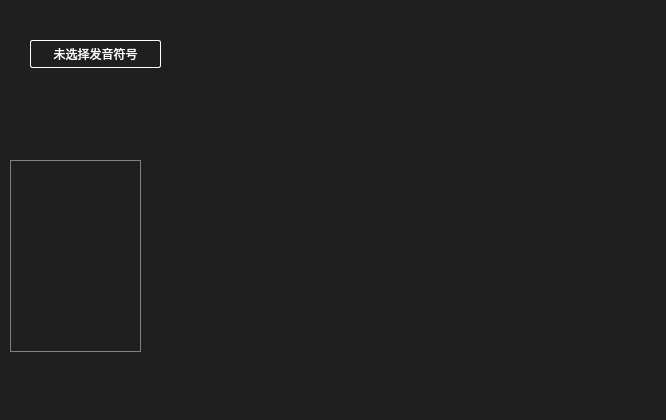
<?xml version="1.0" encoding="UTF-8"?>
<ui version="4.0">
 <class>Center</class>
 <widget class="QWidget" name="Center">
  <property name="geometry">
   <rect>
    <x>0</x>
    <y>0</y>
    <width>666</width>
    <height>420</height>
   </rect>
  </property>
  <property name="mouseTracking">
   <bool>true</bool>
  </property>
  <property name="tabletTracking">
   <bool>false</bool>
  </property>
  <property name="windowTitle">
   <string>核心组件</string>
  </property>
  <property name="windowIcon">
   <iconset resource="src.qrc">
    <normaloff>:/imag/icon.png</normaloff>:/imag/icon.png</iconset>
  </property>
  <property name="styleSheet">
   <string notr="true">QToolTip{

background-color:rgb(31,31,31);
color: rgb(211, 215, 207);
border:1px solid rgb(31,31,31);
}



QWidget{
background-color: rgb(31,31,31);
	color: rgb(238, 238, 236);
}
QScrollBar:vertical {
        border: 1px solid grey;
        background-color:rgb(194,204,208);
        width: 20px;
        margin: 0px 0 0px 0;
    }
    QScrollBar::handle:vertical {
        border: 	1px solid grey;
        border-radius: 7px;
        background-color: rgb(31,31,31);
        min-height: 60px;
        margin: 0px 0px 0px 0px;
    }
    QScrollBar::add-line:vertical {
        border: none;
        background: rgb(31,31,31);
        height: 0px;
        subcontrol-position: bottom;
        subcontrol-origin: margin;
    }
    QScrollBar::sub-line:vertical {
        border: none;
background: rgb(31,31,31);
        height: 0px;
        subcontrol-position: top;
        subcontrol-origin: margin;
    }
    QScrollBar::add-page:vertical {
        background-color: rgb(194,204,208);
    }
    QScrollBar::sub-page:vertical {
        background-color:rgb(194,204,208);
    }
QScrollBar:vertical:disabled{
        border: 1px solid rgb(238, 238, 236);
        background-color:rgb(186, 189, 182);
        width: 20px;
        margin: 0px 0 0px 0;
    }
    QScrollBar::handle:vertical:disabled{
        border: 	1px solid rgb(238, 238, 236);
        border-radius: 7px;
        background-color:rgb(186, 189, 182);
        min-height: 60px;
        margin: 0px 0px 0px 0px;
    }
    QScrollBar::add-line:vertical:disabled{
        border: none;
        background: rgb(31,31,31);
        height: 0px;
        subcontrol-position: bottom;
        subcontrol-origin: margin;
    }
    QScrollBar::sub-line:vertical:disabled{
        border: none;
background: rgb(31,31,31);
        height: 0px;
        subcontrol-position: top;
        subcontrol-origin: margin;
    }
    QScrollBar::add-page:vertical:disabled{
        background-color:rgb(186, 189, 182);
    }
    QScrollBar::sub-page:vertical:disabled {
        background-color:rgb(186, 189, 182);
    }</string>
  </property>
  <widget class="QListWidget" name="list">
   <property name="enabled">
    <bool>true</bool>
   </property>
   <property name="geometry">
    <rect>
     <x>10</x>
     <y>160</y>
     <width>131</width>
     <height>192</height>
    </rect>
   </property>
   <property name="styleSheet">
    <string notr="true">
QListWidget{
background-color: rgb(31,31,31);
color: rgb(211, 215, 207);
border:1px solid grey;
}

QListWidget::disabled{
background-color: rgb(194,204,208);
color: rgb(211, 215, 207);
border:1px solid grey;
}

    
</string>
   </property>
   <property name="uniformItemSizes">
    <bool>false</bool>
   </property>
   <property name="selectionRectVisible">
    <bool>false</bool>
   </property>
   <property name="currentRow">
    <number>-1</number>
   </property>
  </widget>
  <widget class="AuPlot" name="plot" native="true">
   <property name="geometry">
    <rect>
     <x>430</x>
     <y>20</y>
     <width>120</width>
     <height>80</height>
    </rect>
   </property>
  </widget>
  <widget class="Search" name="sear" native="true">
   <property name="geometry">
    <rect>
     <x>520</x>
     <y>120</y>
     <width>120</width>
     <height>80</height>
    </rect>
   </property>
  </widget>
  <widget class="Egg" name="egg" native="true">
   <property name="geometry">
    <rect>
     <x>400</x>
     <y>290</y>
     <width>120</width>
     <height>80</height>
    </rect>
   </property>
  </widget>
  <widget class="AutoWav" name="aww" native="true">
   <property name="geometry">
    <rect>
     <x>490</x>
     <y>210</y>
     <width>120</width>
     <height>80</height>
    </rect>
   </property>
  </widget>
  <widget class="CTool" name="ct" native="true">
   <property name="geometry">
    <rect>
     <x>250</x>
     <y>30</y>
     <width>120</width>
     <height>80</height>
    </rect>
   </property>
  </widget>
  <widget class="DoW" name="dow" native="true">
   <property name="geometry">
    <rect>
     <x>270</x>
     <y>120</y>
     <width>120</width>
     <height>80</height>
    </rect>
   </property>
  </widget>
  <widget class="Menu" name="mt" native="true">
   <property name="geometry">
    <rect>
     <x>260</x>
     <y>230</y>
     <width>120</width>
     <height>80</height>
    </rect>
   </property>
  </widget>
  <widget class="AS" name="as" native="true">
   <property name="geometry">
    <rect>
     <x>180</x>
     <y>320</y>
     <width>120</width>
     <height>80</height>
    </rect>
   </property>
  </widget>
  <widget class="QPushButton" name="sb">
   <property name="geometry">
    <rect>
     <x>30</x>
     <y>40</y>
     <width>131</width>
     <height>28</height>
    </rect>
   </property>
   <property name="styleSheet">
    <string notr="true">background-color: rgba(31,31,31,255);
color: rgb(255, 255, 255);
border: 1px solid white;
border-radius: 2px;</string>
   </property>
   <property name="text">
    <string>未选择发音符号</string>
   </property>
   <property name="icon">
    <iconset resource="src.qrc">
     <normaloff>:/icons/icons/search.png</normaloff>:/icons/icons/search.png</iconset>
   </property>
  </widget>
 </widget>
 <customwidgets>
  <customwidget>
   <class>AuPlot</class>
   <extends>QWidget</extends>
   <header location="global">AuPlot/auplot.h</header>
   <container>1</container>
  </customwidget>
  <customwidget>
   <class>Menu</class>
   <extends>QWidget</extends>
   <header location="global">menu.h</header>
   <container>1</container>
  </customwidget>
  <customwidget>
   <class>Search</class>
   <extends>QWidget</extends>
   <header location="global">search.h</header>
   <container>1</container>
  </customwidget>
  <customwidget>
   <class>Egg</class>
   <extends>QWidget</extends>
   <header location="global">egg.h</header>
   <container>1</container>
  </customwidget>
  <customwidget>
   <class>AutoWav</class>
   <extends>QWidget</extends>
   <header location="global">autowav.h</header>
   <container>1</container>
  </customwidget>
  <customwidget>
   <class>CTool</class>
   <extends>QWidget</extends>
   <header location="global">ctool.h</header>
   <container>1</container>
  </customwidget>
  <customwidget>
   <class>DoW</class>
   <extends>QWidget</extends>
   <header location="global">dow.h</header>
   <container>1</container>
  </customwidget>
  <customwidget>
   <class>AS</class>
   <extends>QWidget</extends>
   <header location="global">as.h</header>
   <container>1</container>
  </customwidget>
 </customwidgets>
 <resources>
  <include location="src.qrc"/>
 </resources>
 <connections/>
</ui>
